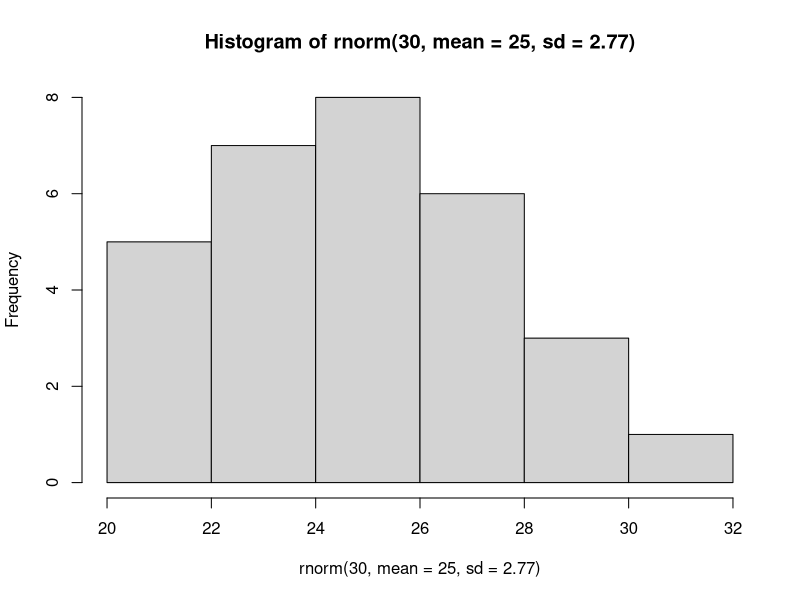

Recreate this plot in R.
# Section 2.9
# ----------------------------------------------------------------

# 2.2:
# a)

control_dr <- 30/34    # 0.88
treatment_dr <- 45/69  # 0.65

# b) 
# i) N U L L : Heart transplants do not improve the survival rates
#              of  patients
#    A L T E R N A T E : Heart transplants increase the survival
#                        rates of patients

# ii) We write alive on 28 cards representing patients who were
#     alive at the end of the study, and dead on 75 cards
#     representing patients who were not. Then, we shuffle
#     these cards and split them into two groups: one group of 
#     size 69 representing treatment and another group of size
#     34 representing control. We calculate the difference between
#     the proportion of dead cards in the treatment and control groups
#     (treatment - control) and record this value. We repeat this
#     many times to build a distribution centered at 0. Lastly,
#     we calculate the fraction of simulations where the simulated
#     differences in proportions are two standard deviations away
#     from the expectation of the distribution. If the fraction
#     is low, we conclude that it is unlikely to have observed such
#     an outcome by chance and that the null hypothesis should be
#     rejected in favor of the alternative.

# iii)  the simulations results suggest that the transplant program
#       is actually slightly harmful.


# 2.5: 
# a)
cardio_prop <- 7979 / 227571 # 0.035

#b) 
0.035 * 67593 # 2365.755

#ci) The claims being tested are
# NULL - Rosiglitazone has no effect on cardiovascular problems.
# ALTERNATE - Rosiglitazone reduces cardiovascular problems.

# cii) fewer patients with cardiovascular problems in the 
#      Rosiglitazone group.

# ciii) 2400/67593 = 0.0355 
# the simulation results suggest that there is no relationship 
# between taking rosiglitazone and having crdiovascular problems
# in diabetic patients

# 2.21
# a) 
june_prob <- pnorm(83, mean = 77, sd = 5) 
june_prob <- 1 - june_prob # 0.1150697
# b) 
june_cold <- qnorm(0.1, mean = 77, sd = 5) # 70.59 degrees

# 2.23
# a)
c_mean <- (77 - 32) * (5/9) # 25 degrees Celcius
c_sd <- 5 * (5/9)    # 2.77 degrees Celcius
# Normal(25,2.77^2)

# b)
1- pnorm(28,mean = 25,sd = 2.77)
# 0.139397
library(tidyverse)
hist(rnorm(30,mean = 25, sd = 2.77) )
# c) I got similar a in part (b) of this question and part (a)
# of the Exercise 2.21


